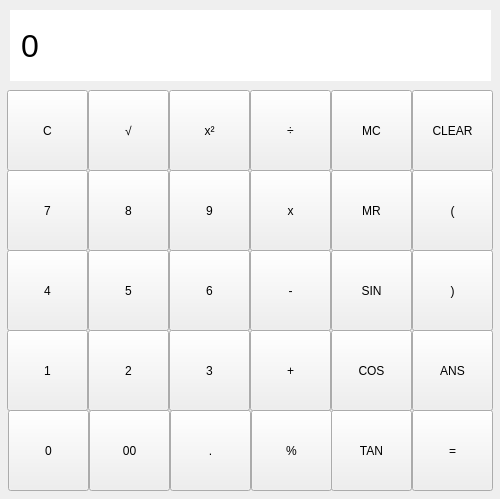
<?xml version="1.0" encoding="UTF-8"?>
<ui version="4.0">
 <class>Calculator</class>
 <widget class="QMainWindow" name="Calculator">
  <property name="geometry">
   <rect>
    <x>0</x>
    <y>0</y>
    <width>500</width>
    <height>499</height>
   </rect>
  </property>
  <property name="windowTitle">
   <string>Calculator</string>
  </property>
  <widget class="QWidget" name="centralwidget">
   <widget class="QLabel" name="label">
    <property name="geometry">
     <rect>
      <x>10</x>
      <y>10</y>
      <width>481</width>
      <height>71</height>
     </rect>
    </property>
    <property name="font">
     <font>
      <pointsize>24</pointsize>
     </font>
    </property>
    <property name="styleSheet">
     <string notr="true">QLabel {
	qproperty-alignment: 'AlignVCenter | AlignRight';
	border: 3px solid transparent;
	background-color: white;
}</string>
    </property>
    <property name="text">
     <string>0</string>
    </property>
   </widget>
   <widget class="QPushButton" name="pushButton">
    <property name="geometry">
     <rect>
      <x>7</x>
      <y>90</y>
      <width>81</width>
      <height>81</height>
     </rect>
    </property>
    <property name="text">
     <string>C</string>
    </property>
   </widget>
   <widget class="QPushButton" name="pushButton_2">
    <property name="geometry">
     <rect>
      <x>88</x>
      <y>90</y>
      <width>81</width>
      <height>81</height>
     </rect>
    </property>
    <property name="text">
     <string>√</string>
    </property>
   </widget>
   <widget class="QPushButton" name="pushButton_3">
    <property name="geometry">
     <rect>
      <x>169</x>
      <y>90</y>
      <width>81</width>
      <height>81</height>
     </rect>
    </property>
    <property name="text">
     <string>x²</string>
    </property>
   </widget>
   <widget class="QPushButton" name="pushButton_4">
    <property name="geometry">
     <rect>
      <x>250</x>
      <y>90</y>
      <width>81</width>
      <height>81</height>
     </rect>
    </property>
    <property name="text">
     <string>÷</string>
    </property>
   </widget>
   <widget class="QPushButton" name="pushButton_5">
    <property name="geometry">
     <rect>
      <x>169</x>
      <y>170</y>
      <width>81</width>
      <height>81</height>
     </rect>
    </property>
    <property name="text">
     <string>9</string>
    </property>
   </widget>
   <widget class="QPushButton" name="pushButton_6">
    <property name="geometry">
     <rect>
      <x>7</x>
      <y>170</y>
      <width>81</width>
      <height>81</height>
     </rect>
    </property>
    <property name="text">
     <string>7</string>
    </property>
   </widget>
   <widget class="QPushButton" name="pushButton_7">
    <property name="geometry">
     <rect>
      <x>88</x>
      <y>170</y>
      <width>81</width>
      <height>81</height>
     </rect>
    </property>
    <property name="text">
     <string>8</string>
    </property>
   </widget>
   <widget class="QPushButton" name="pushButton_8">
    <property name="geometry">
     <rect>
      <x>250</x>
      <y>170</y>
      <width>81</width>
      <height>81</height>
     </rect>
    </property>
    <property name="text">
     <string>x</string>
    </property>
   </widget>
   <widget class="QPushButton" name="pushButton_9">
    <property name="geometry">
     <rect>
      <x>169</x>
      <y>250</y>
      <width>81</width>
      <height>81</height>
     </rect>
    </property>
    <property name="text">
     <string>6</string>
    </property>
   </widget>
   <widget class="QPushButton" name="pushButton_10">
    <property name="geometry">
     <rect>
      <x>7</x>
      <y>250</y>
      <width>81</width>
      <height>81</height>
     </rect>
    </property>
    <property name="text">
     <string>4</string>
    </property>
   </widget>
   <widget class="QPushButton" name="pushButton_11">
    <property name="geometry">
     <rect>
      <x>88</x>
      <y>250</y>
      <width>81</width>
      <height>81</height>
     </rect>
    </property>
    <property name="text">
     <string>5</string>
    </property>
   </widget>
   <widget class="QPushButton" name="pushButton_12">
    <property name="geometry">
     <rect>
      <x>7</x>
      <y>330</y>
      <width>81</width>
      <height>81</height>
     </rect>
    </property>
    <property name="text">
     <string>1</string>
    </property>
   </widget>
   <widget class="QPushButton" name="pushButton_13">
    <property name="geometry">
     <rect>
      <x>88</x>
      <y>330</y>
      <width>81</width>
      <height>81</height>
     </rect>
    </property>
    <property name="text">
     <string>2</string>
    </property>
   </widget>
   <widget class="QPushButton" name="pushButton_14">
    <property name="geometry">
     <rect>
      <x>169</x>
      <y>330</y>
      <width>81</width>
      <height>81</height>
     </rect>
    </property>
    <property name="text">
     <string>3</string>
    </property>
   </widget>
   <widget class="QPushButton" name="pushButton_15">
    <property name="geometry">
     <rect>
      <x>250</x>
      <y>250</y>
      <width>81</width>
      <height>81</height>
     </rect>
    </property>
    <property name="text">
     <string>-</string>
    </property>
   </widget>
   <widget class="QPushButton" name="pushButton_16">
    <property name="geometry">
     <rect>
      <x>250</x>
      <y>330</y>
      <width>81</width>
      <height>81</height>
     </rect>
    </property>
    <property name="text">
     <string>+</string>
    </property>
   </widget>
   <widget class="QPushButton" name="pushButton_17">
    <property name="geometry">
     <rect>
      <x>89</x>
      <y>410</y>
      <width>81</width>
      <height>81</height>
     </rect>
    </property>
    <property name="text">
     <string>00</string>
    </property>
   </widget>
   <widget class="QPushButton" name="pushButton_18">
    <property name="geometry">
     <rect>
      <x>8</x>
      <y>410</y>
      <width>81</width>
      <height>81</height>
     </rect>
    </property>
    <property name="text">
     <string>0</string>
    </property>
   </widget>
   <widget class="QPushButton" name="pushButton_19">
    <property name="geometry">
     <rect>
      <x>251</x>
      <y>410</y>
      <width>81</width>
      <height>81</height>
     </rect>
    </property>
    <property name="text">
     <string>%</string>
    </property>
   </widget>
   <widget class="QPushButton" name="pushButton_20">
    <property name="geometry">
     <rect>
      <x>170</x>
      <y>410</y>
      <width>81</width>
      <height>81</height>
     </rect>
    </property>
    <property name="text">
     <string>.</string>
    </property>
   </widget>
   <widget class="QPushButton" name="pushButton_21">
    <property name="geometry">
     <rect>
      <x>331</x>
      <y>90</y>
      <width>81</width>
      <height>81</height>
     </rect>
    </property>
    <property name="text">
     <string>MC</string>
    </property>
   </widget>
   <widget class="QPushButton" name="pushButton_22">
    <property name="geometry">
     <rect>
      <x>331</x>
      <y>170</y>
      <width>81</width>
      <height>81</height>
     </rect>
    </property>
    <property name="text">
     <string>MR</string>
    </property>
   </widget>
   <widget class="QPushButton" name="pushButton_23">
    <property name="geometry">
     <rect>
      <x>331</x>
      <y>250</y>
      <width>81</width>
      <height>81</height>
     </rect>
    </property>
    <property name="text">
     <string>SIN</string>
    </property>
   </widget>
   <widget class="QPushButton" name="pushButton_24">
    <property name="geometry">
     <rect>
      <x>331</x>
      <y>330</y>
      <width>81</width>
      <height>81</height>
     </rect>
    </property>
    <property name="text">
     <string>COS</string>
    </property>
   </widget>
   <widget class="QPushButton" name="pushButton_25">
    <property name="geometry">
     <rect>
      <x>331</x>
      <y>410</y>
      <width>81</width>
      <height>81</height>
     </rect>
    </property>
    <property name="text">
     <string>TAN</string>
    </property>
   </widget>
   <widget class="QPushButton" name="pushButton_26">
    <property name="geometry">
     <rect>
      <x>412</x>
      <y>90</y>
      <width>81</width>
      <height>81</height>
     </rect>
    </property>
    <property name="text">
     <string>CLEAR</string>
    </property>
   </widget>
   <widget class="QPushButton" name="pushButton_27">
    <property name="geometry">
     <rect>
      <x>412</x>
      <y>170</y>
      <width>81</width>
      <height>81</height>
     </rect>
    </property>
    <property name="text">
     <string>(</string>
    </property>
   </widget>
   <widget class="QPushButton" name="pushButton_28">
    <property name="geometry">
     <rect>
      <x>412</x>
      <y>330</y>
      <width>81</width>
      <height>81</height>
     </rect>
    </property>
    <property name="text">
     <string>ANS</string>
    </property>
   </widget>
   <widget class="QPushButton" name="pushButton_29">
    <property name="geometry">
     <rect>
      <x>412</x>
      <y>250</y>
      <width>81</width>
      <height>81</height>
     </rect>
    </property>
    <property name="text">
     <string>)</string>
    </property>
   </widget>
   <widget class="QPushButton" name="pushButton_30">
    <property name="geometry">
     <rect>
      <x>412</x>
      <y>410</y>
      <width>81</width>
      <height>81</height>
     </rect>
    </property>
    <property name="text">
     <string>=</string>
    </property>
   </widget>
  </widget>
 </widget>
 <resources/>
 <connections/>
</ui>
